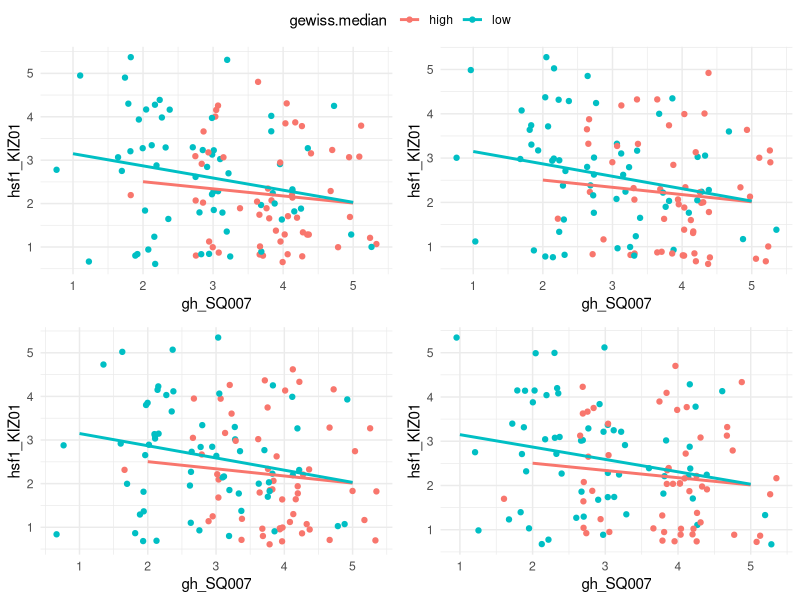

Write R code to recreate this figure.
## ---- chunk 1
#| warning: false
library(tidyverse)
library(ggpubr)
library(rstatix)

dataset <- read.csv("dataset_srl_challenges_wrangled.csv")
## ---- chunk 2

dataset %>% 
  cor_test(suboptimal_study, gewissenhaftigkeit)
## ---- chunk 3

# AV 1
lm1 <- lm(P_Metakognition ~ suboptimal_study*gewissenhaftigkeit, dataset)
summary(lm1)

# AV 2
lm2 <- lm(P_Motivation ~ suboptimal_study*gewissenhaftigkeit, dataset)
summary(lm2)

# AV 3
lm3 <- lm(P_Verständnis ~ suboptimal_study*gewissenhaftigkeit, dataset)
summary(lm3)

# AV 4
lm4 <- lm(Probleme_gesamt ~ suboptimal_study*gewissenhaftigkeit, dataset)
summary(lm4)
## ---- chunk 4
shapiro.test(lm1$residuals)

shapiro.test(lm2$residuals)

shapiro.test(lm3$residuals)

shapiro.test(lm4$residuals)
## ---- chunk 5
dataset$gewiss.median <- ifelse(dataset$gewissenhaftigkeit <= median(dataset$gewissenhaftigkeit, na.rm=T), "low", "high")
## ---- chunk 6
plot1 <- ggplot(dataset, aes(gh_SQ007,hsf1_KIZ01, color=gewiss.median))+
  geom_jitter()+
  geom_smooth(method="lm", se=F)+
  theme_minimal()

plot2 <- ggplot(dataset, aes(gh_SQ007,hsf1_KIZ01, color=gewiss.median))+
  geom_jitter()+
  geom_smooth(method="lm", se=F)+
  theme_minimal()

plot3 <- ggplot(dataset, aes(gh_SQ007,hsf1_KIZ01, color=gewiss.median))+
  geom_jitter()+
  geom_smooth(method="lm", se=F)+
  theme_minimal()

plot4 <- ggplot(dataset, aes(gh_SQ007,hsf1_KIZ01, color=gewiss.median))+
  geom_jitter()+
  geom_smooth(method="lm", se=F)+
  theme_minimal()
## ---- chunk 7
ggarrange(plot1, plot2, plot3, plot4, 
          ncol=2, nrow=2,
          common.legend =T)
